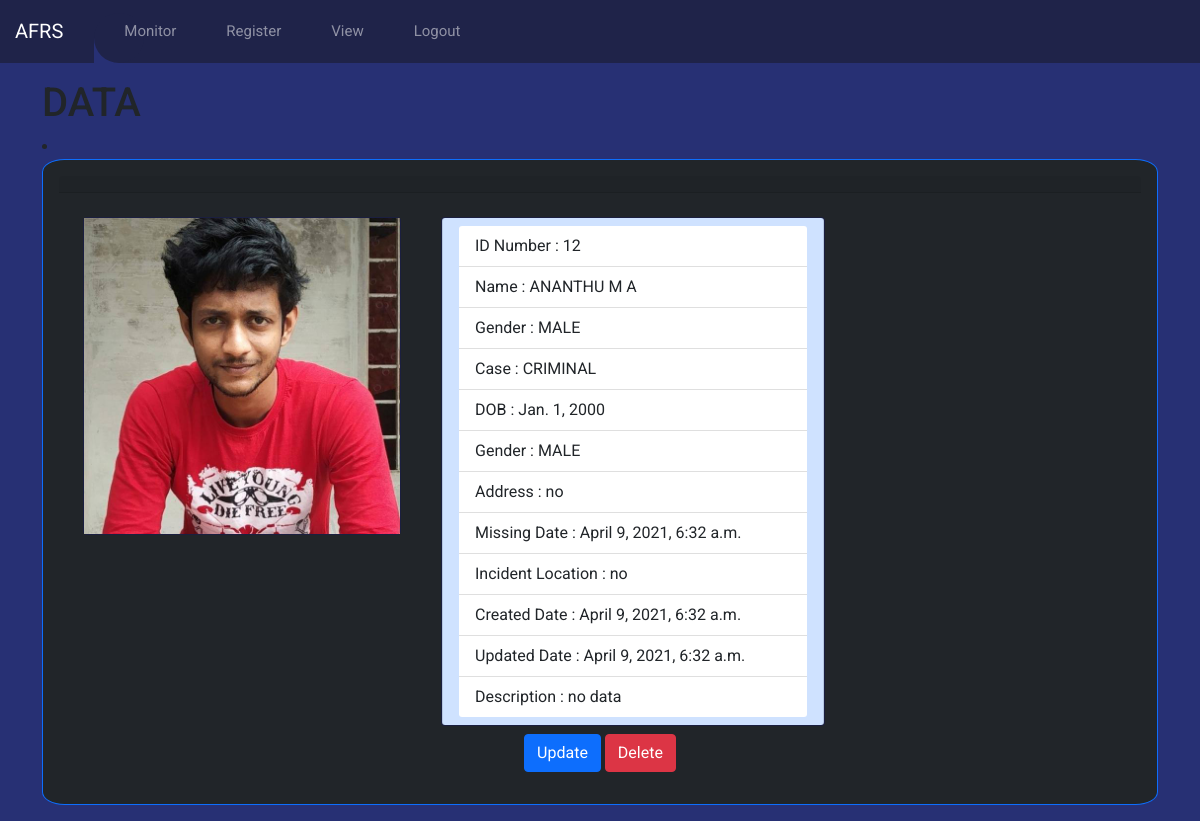
Screenshot of /detail/12 with the database file from the repository.
### faceuploader/models.py (models this page shows, shortened)
class Face_image(models.Model):
    FCHOICES = (
        ('MISSING', 'Missing'),
        ('CRIMINAL', 'Criminal'),
    )
    photo = models.ImageField(upload_to="train_image")
    name = models.CharField(max_length=30)
    created = models.DateTimeField(auto_now_add=True, null=True)
    updated = models.DateTimeField(auto_now=True)
    dob = models.DateField()
    GCHOICES = (
        ('FEMALE', 'Female'),
        ('MALE', 'Male'),
    )
    gender = models.CharField(choices=GCHOICES, max_length=20, default='none')
    case = models.CharField(choices=FCHOICES, max_length=20, default='Missing')
    address = models.CharField(max_length=200, default='')
    missing_date = models.DateTimeField(default=now, blank=True)
    incident_location = models.CharField(max_length=200, default='')
    description = models.TextField(max_length=200, default='no data')

### faceuploader/views.py (the view)
# urls.py: path('detail/<pk>', views.detail_face_uploader,
def detail_face_uploader(request, pk):
    face_image = get_object_or_404(Face_image, pk=pk)
    return render(request, 'faceuploader/detail_face_uploader.html', {'face_image': face_image})

### faceuploader/templates/faceuploader/detail_face_uploader.html (shortened to what this page needs)
{% extends "base.html" %}
{% load crispy_forms_tags %}
{% block content %}
<div class="jumbotron">
  <h1>DATA</h1>
<li>
 <div style="border-radius: 2%" class="card text-center p-3 mb-2 bg-dark text-dark{% if prs.case == 'CRIMINAL' %}border-danger{% else %} border-primary{% endif%} ">
   <div class="card-header ">
   </div>
   <div class="card-body">
     <div class="row">
     <div class="col-sm-4">
       <div class="card m-2" >
         <img class="card-img-left" src="{{face_image.photo.url}}"alt="Card image cap">
       </div>
     </div>
     <div class="col-sm-4">
     <div class="card m-2" style="width: 24rem;">
       <ul class="list-group list-group-flush list-group-item list-group-item-primary">
           <li class="list-group-item d-flex ">ID Number : {{face_image.id}}</li>
           <li class="list-group-item d-flex ">Name : {{face_image.name}}</li>
         <li class="list-group-item d-flex ">Gender : {{face_image.gender}}</li>
         <li class="list-group-item d-flex">Case : {{face_image.case}}</li>
        <li class="list-group-item d-flex">DOB : {{face_image.dob}}</li>
           <li class="list-group-item d-flex">Gender : {{face_image.gender}}</li>
           <li class="list-group-item d-flex">Address : {{face_image.address}}</li>
           <li class="list-group-item d-flex">Missing Date : {{face_image.missing_date}}</li>
           <li class="list-group-item d-flex">Incident Location : {{face_image.incident_location}}</li>
           <li class="list-group-item d-flex">Created Date : {{face_image.created}}</li>
           <li class="list-group-item d-flex">Updated Date : {{face_image.updated}}</li>
           <li class="list-group-item d-flex">Description : {{face_image.description}}</li>
       </ul>
     </div>
   </div>
 </div>
 <div class="container">
  <a class='btn btn-primary' href="{% url 'faceuploader:update_face_uploader' pk=face_image.pk %}">Update</a>
  <a class='btn btn-danger' href="{% url 'faceuploader:delete_face_uploader' pk=face_image.pk %}">Delete</a>
</div>
   </div>
 </div>
{% endblock content %}

### static/style.css (style rules this page uses)
body { font-family: "Roboto", sans-serif; background: #273074; }
* { margin: 0; padding: 0; }
* { border: 0; outline: 0; }
.card { background: #1f2349; }

### rows the page displays
Face_image: photo (picture), id "12", name "ANANTHU M A", gender "MALE", case "CRIMINAL", dob "Jan. 1, 2000", address "no", missing_date "April 9, 2021, 6:32 a.m.", incident_location "no", created "April 9, 2021, 6:32 a.m.", updated "April 9, 2021, 6:32 a.m.", description "no data"
